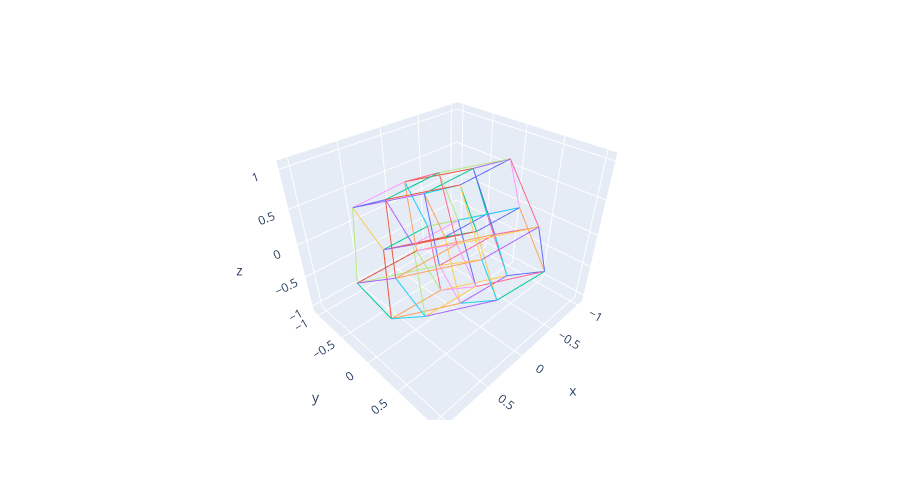

The notebook cell this image was saved under:
### Markdown cell above
And I guess that means I could project a 5-cube into a randomly oriented 3D space:

### Code cell
# project 5-cube into randomly oriented 3-space and draw in 3D
draw3d(project_subspace(edges5d,rand_subspace(5,3)))

### Figure 1 — Plotly figure (JSON) as saved in the notebook; plotly's stock layout.template omitted (floating-point values rounded to 4 significant figures)
{"data": [{"hovertemplate": "color=0.0<br>x=%{x}<br>y=%{y}<br>z=%{z}<extra></extra>", "legendgroup": "0.0", "line": {"color": "#636efa", "dash": "solid"}, "marker": {"symbol": "circle"}, "mode": "lines", "name": "0.0", "scene": "scene", "showlegend": true, "type": "scatter3d", "x": [-0.01219, 0.4647], "y": [-0.415, 0.377], "z": [0.4577, 0.1659]}, {"hovertemplate": "color=1.0<br>x=%{x}<br>y=%{y}<br>z=%{z}<extra></extra>", "legendgroup": "1.0", "line": {"color": "#00cc96", "dash": "solid"}, "marker": {"symbol": "circle"}, "mode": "lines", "name": "1.0", "scene": "scene", "showlegend": true, "type": "scatter3d", "x": [-0.01219, -0.5425], "y": [-0.415, -0.2349], "z": [0.4577, 0.6374]}, {"hovertemplate": "color=2.0<br>x=%{x}<br>y=%{y}<br>z=%{z}<extra></extra>", "legendgroup": "2.0", "line": {"color": "#ab63fa", "dash": "solid"}, "marker": {"symbol": "circle"}, "mode": "lines", "name": "2.0", "scene": "scene", "showlegend": true, "type": "scatter3d", "x": [-0.01219, 0.5731], "y": [-0.415, -0.8499], "z": [0.4577, 0.3606]}, {"hovertemplate": "color=3.0<br>x=%{x}<br>y=%{y}<br>z=%{z}<extra></extra>", "legendgroup": "3.0", "line": {"color": "#FFA15A", "dash": "solid"}, "marker": {"symbol": "circle"}, "mode": "lines", "name": "3.0", "scene": "scene", "showlegend": true, "type": "scatter3d", "x": [-0.01219, -0.3663], "y": [-0.415, -0.5013], "z": [0.4577, -0.4539]}, {"hovertemplate": "color=4.0<br>x=%{x}<br>y=%{y}<br>z=%{z}<extra></extra>", "legendgroup": "4.0", "line": {"color": "#19d3f3", "dash": "solid"}, "marker": {"symbol": "circle"}, "mode": "lines", "name": "4.0", "scene": "scene", "showlegend": true, "type": "scatter3d", "x": [-0.01219, -0.1656], "y": [-0.415, -0.03584], "z": [0.4577, 0.663]}, {"hovertemplate": "color=5.0<br>x=%{x}<br>y=%{y}<br>z=%{z}<extra></extra>", "legendgroup": "5.0", "line": {"color": "#FF6692", "dash": "solid"}, "marker": {"symbol": "circle"}, "mode": "lines", "name": "5.0", "scene": "scene", "showlegend": true, "type": "scatter3d", "x": [0.4647, -0.06561], "y": [0.377, 0.5571], "z": [0.1659, 0.3456]}, {"hovertemplate": "color=6.0<br>x=%{x}<br>y=%{y}<br>z=%{z}<extra></extra>", "legendgroup": "6.0", "line": {"color": "#B6E880", "dash": "solid"}, "marker": {"symbol": "circle"}, "mode": "lines", "name": "6.0", "scene": "scene", "showlegend": true, "type": "scatter3d", "x": [0.4647, 1.05], "y": [0.377, -0.05795], "z": [0.1659, 0.0688]}, {"hovertemplate": "color=7.0<br>x=%{x}<br>y=%{y}<br>z=%{z}<extra></extra>", "legendgroup": "7.0", "line": {"color": "#FF97FF", "dash": "solid"}, "marker": {"symbol": "circle"}, "mode": "lines", "name": "7.0", "scene": "scene", "showlegend": true, "type": "scatter3d", "x": [0.4647, 0.1106], "y": [0.377, 0.2907], "z": [0.1659, -0.7457]}, {"hovertemplate": "color=8.0<br>x=%{x}<br>y=%{y}<br>z=%{z}<extra></extra>", "legendgroup": "8.0", "line": {"color": "#FECB52", "dash": "solid"}, "marker": {"symbol": "circle"}, "mode": "lines", "name": "8.0", "scene": "scene", "showlegend": true, "type": "scatter3d", "x": [0.4647, 0.3113], "y": [0.377, 0.7561], "z": [0.1659, 0.3712]}, {"hovertemplate": "color=9.0<br>x=%{x}<br>y=%{y}<br>z=%{z}<extra></extra>", "legendgroup": "9.0", "line": {"color": "#636efa", "dash": "solid"}, "marker": {"symbol": "circle"}, "mode": "lines", "name": "9.0", "scene": "scene", "showlegend": true, "type": "scatter3d", "x": [-0.5425, -0.06561], "y": [-0.2349, 0.5571], "z": [0.6374, 0.3456]}, {"hovertemplate": "color=10.0<br>x=%{x}<br>y=%{y}<br>z=%{z}<extra></extra>", "legendgroup": "10.0", "line": {"color": "#EF553B", "dash": "solid"}, "marker": {"symbol": "circle"}, "mode": "lines", "name": "10.0", "scene": "scene", "showlegend": true, "type": "scatter3d", "x": [-0.5425, 0.04279], "y": [-0.2349, -0.6698], "z": [0.6374, 0.5404]}, {"hovertemplate": "color=11.0<br>x=%{x}<br>y=%{y}<br>z=%{z}<extra></extra>", "legendgroup": "11.0", "line": {"color": "#00cc96", "dash": "solid"}, "marker": {"symbol": "circle"}, "mode": "lines", "name": "11.0", "scene": "scene", "showlegend": true, "type": "scatter3d", "x": [-0.5425, -0.8965], "y": [-0.2349, -0.3212], "z": [0.6374, -0.2742]}, {"hovertemplate": "color=12.0<br>x=%{x}<br>y=%{y}<br>z=%{z}<extra></extra>", "legendgroup": "12.0", "line": {"color": "#ab63fa", "dash": "solid"}, "marker": {"symbol": "circle"}, "mode": "lines", "name": "12.0", "scene": "scene", "showlegend": true, "type": "scatter3d", "x": [-0.5425, -0.6958], "y": [-0.2349, 0.1443], "z": [0.6374, 0.8428]}, {"hovertemplate": "color=13.0<br>x=%{x}<br>y=%{y}<br>z=%{z}<extra></extra>", "legendgroup": "13.0", "line": {"color": "#FFA15A", "dash": "solid"}, "marker": {"symbol": "circle"}, "mode": "lines", "name": "13.0", "scene": "scene", "showlegend": true, "type": "scatter3d", "x": [-0.06561, 0.5196], "y": [0.5571, 0.1222], "z": [0.3456, 0.2485]}, {"hovertemplate": "color=14.0<br>x=%{x}<br>y=%{y}<br>z=%{z}<extra></extra>", "legendgroup": "14.0", "line": {"color": "#19d3f3", "dash": "solid"}, "marker": {"symbol": "circle"}, "mode": "lines", "name": "14.0", "scene": "scene", "showlegend": true, "type": "scatter3d", "x": [-0.06561, -0.4197], "y": [0.5571, 0.4708], "z": [0.3456, -0.566]}, {"hovertemplate": "color=15.0<br>x=%{x}<br>y=%{y}<br>z=%{z}<extra></extra>", "legendgroup": "15.0", "line": {"color": "#FF6692", "dash": "solid"}, "marker": {"symbol": "circle"}, "mode": "lines", "name": "15.0", "scene": "scene", "showlegend": true, "type": "scatter3d", "x": [-0.06561, -0.219], "y": [0.5571, 0.9362], "z": [0.3456, 0.5509]}, {"hovertemplate": "color=16.0<br>x=%{x}<br>y=%{y}<br>z=%{z}<extra></extra>", "legendgroup": "16.0", "line": {"color": "#B6E880", "dash": "solid"}, "marker": {"symbol": "circle"}, "mode": "lines", "name": "16.0", "scene": "scene", "showlegend": true, "type": "scatter3d", "x": [0.5731, 1.05], "y": [-0.8499, -0.05795], "z": [0.3606, 0.0688]}, {"hovertemplate": "color=17.0<br>x=%{x}<br>y=%{y}<br>z=%{z}<extra></extra>", "legendgroup": "17.0", "line": {"color": "#FF97FF", "dash": "solid"}, "marker": {"symbol": "circle"}, "mode": "lines", "name": "17.0", "scene": "scene", "showlegend": true, "type": "scatter3d", "x": [0.5731, 0.04279], "y": [-0.8499, -0.6698], "z": [0.3606, 0.5404]}, {"hovertemplate": "color=18.0<br>x=%{x}<br>y=%{y}<br>z=%{z}<extra></extra>", "legendgroup": "18.0", "line": {"color": "#FECB52", "dash": "solid"}, "marker": {"symbol": "circle"}, "mode": "lines", "name": "18.0", "scene": "scene", "showlegend": true, "type": "scatter3d", "x": [0.5731, 0.219], "y": [-0.8499, -0.9362], "z": [0.3606, -0.5509]}, {"hovertemplate": "color=19.0<br>x=%{x}<br>y=%{y}<br>z=%{z}<extra></extra>", "legendgroup": "19.0", "line": {"color": "#636efa", "dash": "solid"}, "marker": {"symbol": "circle"}, "mode": "lines", "name": "19.0", "scene": "scene", "showlegend": true, "type": "scatter3d", "x": [0.5731, 0.4197], "y": [-0.8499, -0.4708], "z": [0.3606, 0.566]}, {"hovertemplate": "color=20.0<br>x=%{x}<br>y=%{y}<br>z=%{z}<extra></extra>", "legendgroup": "20.0", "line": {"color": "#EF553B", "dash": "solid"}, "marker": {"symbol": "circle"}, "mode": "lines", "name": "20.0", "scene": "scene", "showlegend": true, "type": "scatter3d", "x": [1.05, 0.5196], "y": [-0.05795, 0.1222], "z": [0.0688, 0.2485]}, {"hovertemplate": "color=21.0<br>x=%{x}<br>y=%{y}<br>z=%{z}<extra></extra>", "legendgroup": "21.0", "line": {"color": "#00cc96", "dash": "solid"}, "marker": {"symbol": "circle"}, "mode": "lines", "name": "21.0", "scene": "scene", "showlegend": true, "type": "scatter3d", "x": [1.05, 0.6958], "y": [-0.05795, -0.1443], "z": [0.0688, -0.8428]}, {"hovertemplate": "color=22.0<br>x=%{x}<br>y=%{y}<br>z=%{z}<extra></extra>", "legendgroup": "22.0", "line": {"color": "#ab63fa", "dash": "solid"}, "marker": {"symbol": "circle"}, "mode": "lines", "name": "22.0", "scene": "scene", "showlegend": true, "type": "scatter3d", "x": [1.05, 0.8965], "y": [-0.05795, 0.3212], "z": [0.0688, 0.2742]}, {"hovertemplate": "color=23.0<br>x=%{x}<br>y=%{y}<br>z=%{z}<extra></extra>", "legendgroup": "23.0", "line": {"color": "#FFA15A", "dash": "solid"}, "marker": {"symbol": "circle"}, "mode": "lines", "name": "23.0", "scene": "scene", "showlegend": true, "type": "scatter3d", "x": [0.04279, 0.5196], "y": [-0.6698, 0.1222], "z": [0.5404, 0.2485]}, {"hovertemplate": "color=24.0<br>x=%{x}<br>y=%{y}<br>z=%{z}<extra></extra>", "legendgroup": "24.0", "line": {"color": "#19d3f3", "dash": "solid"}, "marker": {"symbol": "circle"}, "mode": "lines", "name": "24.0", "scene": "scene", "showlegend": true, "type": "scatter3d", "x": [0.04279, -0.3113], "y": [-0.6698, -0.7561], "z": [0.5404, -0.3712]}, {"hovertemplate": "color=25.0<br>x=%{x}<br>y=%{y}<br>z=%{z}<extra></extra>", "legendgroup": "25.0", "line": {"color": "#FF6692", "dash": "solid"}, "marker": {"symbol": "circle"}, "mode": "lines", "name": "25.0", "scene": "scene", "showlegend": true, "type": "scatter3d", "x": [0.04279, -0.1106], "y": [-0.6698, -0.2907], "z": [0.5404, 0.7457]}, {"hovertemplate": "color=26.0<br>x=%{x}<br>y=%{y}<br>z=%{z}<extra></extra>", "legendgroup": "26.0", "line": {"color": "#B6E880", "dash": "solid"}, "marker": {"symbol": "circle"}, "mode": "lines", "name": "26.0", "scene": "scene", "showlegend": true, "type": "scatter3d", "x": [0.5196, 0.1656], "y": [0.1222, 0.03584], "z": [0.2485, -0.663]}, {"hovertemplate": "color=27.0<br>x=%{x}<br>y=%{y}<br>z=%{z}<extra></extra>", "legendgroup": "27.0", "line": {"color": "#FF97FF", "dash": "solid"}, "marker": {"symbol": "circle"}, "mode": "lines", "name": "27.0", "scene": "scene", "showlegend": true, "type": "scatter3d", "x": [0.5196, 0.3663], "y": [0.1222, 0.5013], "z": [0.2485, 0.4539]}, {"hovertemplate": "color=28.0<br>x=%{x}<br>y=%{y}<br>z=%{z}<extra></extra>", "legendgroup": "28.0", "line": {"color": "#FECB52", "dash": "solid"}, "marker": {"symbol": "circle"}, "mode": "lines", "name": "28.0", "scene": "scene", "showlegend": true, "type": "scatter3d", "x": [-0.3663, 0.1106], "y": [-0.5013, 0.2907], "z": [-0.4539, -0.7457]}, {"hovertemplate": "color=29.0<br>x=%{x}<br>y=%{y}<br>z=%{z}<extra></extra>", "legendgroup": "29.0", "line": {"color": "#636efa", "dash": "solid"}, "marker": {"symbol": "circle"}, "mode": "lines", "name": "29.0", "scene": "scene", "showlegend": true, "type": "scatter3d", "x": [-0.3663, -0.8965], "y": [-0.5013, -0.3212], "z": [-0.4539, -0.2742]}, {"hovertemplate": "color=30.0<br>x=%{x}<br>y=%{y}<br>z=%{z}<extra></extra>", "legendgroup": "30.0", "line": {"color": "#EF553B", "dash": "solid"}, "marker": {"symbol": "circle"}, "mode": "lines", "name": "30.0", "scene": "scene", "showlegend": true, "type": "scatter3d", "x": [-0.3663, 0.219], "y": [-0.5013, -0.9362], "z": [-0.4539, -0.5509]}, {"hovertemplate": "color=31.0<br>x=%{x}<br>y=%{y}<br>z=%{z}<extra></extra>", "legendgroup": "31.0", "line": {"color": "#00cc96", "dash": "solid"}, "marker": {"symbol": "circle"}, "mode": "lines", "name": "31.0", "scene": "scene", "showlegend": true, "type": "scatter3d", "x": [-0.3663, -0.5196], "y": [-0.5013, -0.1222], "z": [-0.4539, -0.2485]}, {"hovertemplate": "color=32.0<br>x=%{x}<br>y=%{y}<br>z=%{z}<extra></extra>", "legendgroup": "32.0", "line": {"color": "#ab63fa", "dash": "solid"}, "marker": {"symbol": "circle"}, "mode": "lines", "name": "32.0", "scene": "scene", "showlegend": true, "type": "scatter3d", "x": [0.1106, -0.4197], "y": [0.2907, 0.4708], "z": [-0.7457, -0.566]}, {"hovertemplate": "color=33.0<br>x=%{x}<br>y=%{y}<br>z=%{z}<extra></extra>", "legendgroup": "33.0", "line": {"color": "#FFA15A", "dash": "solid"}, "marker": {"symbol": "circle"}, "mode": "lines", "name": "33.0", "scene": "scene", "showlegend": true, "type": "scatter3d", "x": [0.1106, 0.6958], "y": [0.2907, -0.1443], "z": [-0.7457, -0.8428]}, {"hovertemplate": "color=34.0<br>x=%{x}<br>y=%{y}<br>z=%{z}<extra></extra>", "legendgroup": "34.0", "line": {"color": "#19d3f3", "dash": "solid"}, "marker": {"symbol": "circle"}, "mode": "lines", "name": "34.0", "scene": "scene", "showlegend": true, "type": "scatter3d", "x": [0.1106, -0.04279], "y": [0.2907, 0.6698], "z": [-0.7457, -0.5404]}, {"hovertemplate": "color=35.0<br>x=%{x}<br>y=%{y}<br>z=%{z}<extra></extra>", "legendgroup": "35.0", "line": {"color": "#FF6692", "dash": "solid"}, "marker": {"symbol": "circle"}, "mode": "lines", "name": "35.0", "scene": "scene", "showlegend": true, "type": "scatter3d", "x": [-0.8965, -0.4197], "y": [-0.3212, 0.4708], "z": [-0.2742, -0.566]}, {"hovertemplate": "color=36.0<br>x=%{x}<br>y=%{y}<br>z=%{z}<extra></extra>", "legendgroup": "36.0", "line": {"color": "#B6E880", "dash": "solid"}, "marker": {"symbol": "circle"}, "mode": "lines", "name": "36.0", "scene": "scene", "showlegend": true, "type": "scatter3d", "x": [-0.8965, -0.3113], "y": [-0.3212, -0.7561], "z": [-0.2742, -0.3712]}, {"hovertemplate": "color=37.0<br>x=%{x}<br>y=%{y}<br>z=%{z}<extra></extra>", "legendgroup": "37.0", "line": {"color": "#FF97FF", "dash": "solid"}, "marker": {"symbol": "circle"}, "mode": "lines", "name": "37.0", "scene": "scene", "showlegend": true, "type": "scatter3d", "x": [-0.8965, -1.05], "y": [-0.3212, 0.05795], "z": [-0.2742, -0.0688]}, {"hovertemplate": "color=38.0<br>x=%{x}<br>y=%{y}<br>z=%{z}<extra></extra>", "legendgroup": "38.0", "line": {"color": "#FECB52", "dash": "solid"}, "marker": {"symbol": "circle"}, "mode": "lines", "name": "38.0", "scene": "scene", "showlegend": true, "type": "scatter3d", "x": [-0.4197, 0.1656], "y": [0.4708, 0.03584], "z": [-0.566, -0.663]}, {"hovertemplate": "color=39.0<br>x=%{x}<br>y=%{y}<br>z=%{z}<extra></extra>", "legendgroup": "39.0", "line": {"color": "#636efa", "dash": "solid"}, "marker": {"symbol": "circle"}, "mode": "lines", "name": "39.0", "scene": "scene", "showlegend": true, "type": "scatter3d", "x": [-0.4197, -0.5731], "y": [0.4708, 0.8499], "z": [-0.566, -0.3606]}, {"hovertemplate": "color=40.0<br>x=%{x}<br>y=%{y}<br>z=%{z}<extra></extra>", "legendgroup": "40.0", "line": {"color": "#EF553B", "dash": "solid"}, "marker": {"symbol": "circle"}, "mode": "lines", "name": "40.0", "scene": "scene", "showlegend": true, "type": "scatter3d", "x": [0.219, 0.6958], "y": [-0.9362, -0.1443], "z": [-0.5509, -0.8428]}, {"hovertemplate": "color=41.0<br>x=%{x}<br>y=%{y}<br>z=%{z}<extra></extra>", "legendgroup": "41.0", "line": {"color": "#00cc96", "dash": "solid"}, "marker": {"symbol": "circle"}, "mode": "lines", "name": "41.0", "scene": "scene", "showlegend": true, "type": "scatter3d", "x": [0.219, -0.3113], "y": [-0.9362, -0.7561], "z": [-0.5509, -0.3712]}, {"hovertemplate": "color=42.0<br>x=%{x}<br>y=%{y}<br>z=%{z}<extra></extra>", "legendgroup": "42.0", "line": {"color": "#ab63fa", "dash": "solid"}, "marker": {"symbol": "circle"}, "mode": "lines", "name": "42.0", "scene": "scene", "showlegend": true, "type": "scatter3d", "x": [0.219, 0.06561], "y": [-0.9362, -0.5571], "z": [-0.5509, -0.3456]}, {"hovertemplate": "color=43.0<br>x=%{x}<br>y=%{y}<br>z=%{z}<extra></extra>", "legendgroup": "43.0", "line": {"color": "#FFA15A", "dash": "solid"}, "marker": {"symbol": "circle"}, "mode": "lines", "name": "43.0", "scene": "scene", "showlegend": true, "type": "scatter3d", "x": [0.6958, 0.1656], "y": [-0.1443, 0.03584], "z": [-0.8428, -0.663]}, {"hovertemplate": "color=44.0<br>x=%{x}<br>y=%{y}<br>z=%{z}<extra></extra>", "legendgroup": "44.0", "line": {"color": "#19d3f3", "dash": "solid"}, "marker": {"symbol": "circle"}, "mode": "lines", "name": "44.0", "scene": "scene", "showlegend": true, "type": "scatter3d", "x": [0.6958, 0.5425], "y": [-0.1443, 0.2349], "z": [-0.8428, -0.6374]}, {"hovertemplate": "color=45.0<br>x=%{x}<br>y=%{y}<br>z=%{z}<extra></extra>", "legendgroup": "45.0", "line": {"color": "#FF6692", "dash": "solid"}, "marker": {"symbol": "circle"}, "mode": "lines", "name": "45.0", "scene": "scene", "showlegend": true, "type": "scatter3d", "x": [-0.3113, 0.1656], "y": [-0.7561, 0.03584], "z": [-0.3712, -0.663]}, {"hovertemplate": "color=46.0<br>x=%{x}<br>y=%{y}<br>z=%{z}<extra></extra>", "legendgroup": "46.0", "line": {"color": "#B6E880", "dash": "solid"}, "marker": {"symbol": "circle"}, "mode": "lines", "name": "46.0", "scene": "scene", "showlegend": true, "type": "scatter3d", "x": [-0.3113, -0.4647], "y": [-0.7561, -0.377], "z": [-0.3712, -0.1659]}, {"hovertemplate": "color=47.0<br>x=%{x}<br>y=%{y}<br>z=%{z}<extra></extra>", "legendgroup": "47.0", "line": {"color": "#FF97FF", "dash": "solid"}, "marker": {"symbol": "circle"}, "mode": "lines", "name": "47.0", "scene": "scene", "showlegend": true, "type": "scatter3d", "x": [0.1656, 0.01219], "y": [0.03584, 0.415], "z": [-0.663, -0.4577]}, {"hovertemplate": "color=48.0<br>x=%{x}<br>y=%{y}<br>z=%{z}<extra></extra>", "legendgroup": "48.0", "line": {"color": "#FECB52", "dash": "solid"}, "marker": {"symbol": "circle"}, "mode": "lines", "name": "48.0", "scene": "scene", "showlegend": true, "type": "scatter3d", "x": [-0.1656, 0.3113], "y": [-0.03584, 0.7561], "z": [0.663, 0.3712]}, {"hovertemplate": "color=49.0<br>x=%{x}<br>y=%{y}<br>z=%{z}<extra></extra>", "legendgroup": "49.0", "line": {"color": "#636efa", "dash": "solid"}, "marker": {"symbol": "circle"}, "mode": "lines", "name": "49.0", "scene": "scene", "showlegend": true, "type": "scatter3d", "x": [-0.1656, -0.6958], "y": [-0.03584, 0.1443], "z": [0.663, 0.8428]}, {"hovertemplate": "color=50.0<br>x=%{x}<br>y=%{y}<br>z=%{z}<extra></extra>", "legendgroup": "50.0", "line": {"color": "#EF553B", "dash": "solid"}, "marker": {"symbol": "circle"}, "mode": "lines", "name": "50.0", "scene": "scene", "showlegend": true, "type": "scatter3d", "x": [-0.1656, 0.4197], "y": [-0.03584, -0.4708], "z": [0.663, 0.566]}, {"hovertemplate": "color=51.0<br>x=%{x}<br>y=%{y}<br>z=%{z}<extra></extra>", "legendgroup": "51.0", "line": {"color": "#00cc96", "dash": "solid"}, "marker": {"symbol": "circle"}, "mode": "lines", "name": "51.0", "scene": "scene", "showlegend": true, "type": "scatter3d", "x": [-0.1656, -0.5196], "y": [-0.03584, -0.1222], "z": [0.663, -0.2485]}, {"hovertemplate": "color=52.0<br>x=%{x}<br>y=%{y}<br>z=%{z}<extra></extra>", "legendgroup": "52.0", "line": {"color": "#ab63fa", "dash": "solid"}, "marker": {"symbol": "circle"}, "mode": "lines", "name": "52.0", "scene": "scene", "showlegend": true, "type": "scatter3d", "x": [0.3113, -0.219], "y": [0.7561, 0.9362], "z": [0.3712, 0.5509]}, {"hovertemplate": "color=53.0<br>x=%{x}<br>y=%{y}<br>z=%{z}<extra></extra>", "legendgroup": "53.0", "line": {"color": "#FFA15A", "dash": "solid"}, "marker": {"symbol": "circle"}, "mode": "lines", "name": "53.0", "scene": "scene", "showlegend": true, "type": "scatter3d", "x": [0.3113, 0.8965], "y": [0.7561, 0.3212], "z": [0.3712, 0.2742]}, {"hovertemplate": "color=54.0<br>x=%{x}<br>y=%{y}<br>z=%{z}<extra></extra>", "legendgroup": "54.0", "line": {"color": "#19d3f3", "dash": "solid"}, "marker": {"symbol": "circle"}, "mode": "lines", "name": "54.0", "scene": "scene", "showlegend": true, "type": "scatter3d", "x": [0.3113, -0.04279], "y": [0.7561, 0.6698], "z": [0.3712, -0.5404]}, {"hovertemplate": "color=55.0<br>x=%{x}<br>y=%{y}<br>z=%{z}<extra></extra>", "legendgroup": "55.0", "line": {"color": "#FF6692", "dash": "solid"}, "marker": {"symbol": "circle"}, "mode": "lines", "name": "55.0", "scene": "scene", "showlegend": true, "type": "scatter3d", "x": [-0.6958, -0.219], "y": [0.1443, 0.9362], "z": [0.8428, 0.5509]}, {"hovertemplate": "color=56.0<br>x=%{x}<br>y=%{y}<br>z=%{z}<extra></extra>", "legendgroup": "56.0", "line": {"color": "#B6E880", "dash": "solid"}, "marker": {"symbol": "circle"}, "mode": "lines", "name": "56.0", "scene": "scene", "showlegend": true, "type": "scatter3d", "x": [-0.6958, -0.1106], "y": [0.1443, -0.2907], "z": [0.8428, 0.7457]}, {"hovertemplate": "color=57.0<br>x=%{x}<br>y=%{y}<br>z=%{z}<extra></extra>", "legendgroup": "57.0", "line": {"color": "#FF97FF", "dash": "solid"}, "marker": {"symbol": "circle"}, "mode": "lines", "name": "57.0", "scene": "scene", "showlegend": true, "type": "scatter3d", "x": [-0.6958, -1.05], "y": [0.1443, 0.05795], "z": [0.8428, -0.0688]}, {"hovertemplate": "color=58.0<br>x=%{x}<br>y=%{y}<br>z=%{z}<extra></extra>", "legendgroup": "58.0", "line": {"color": "#FECB52", "dash": "solid"}, "marker": {"symbol": "circle"}, "mode": "lines", "name": "58.0", "scene": "scene", "showlegend": true, "type": "scatter3d", "x": [-0.219, 0.3663], "y": [0.9362, 0.5013], "z": [0.5509, 0.4539]}, {"hovertemplate": "color=59.0<br>x=%{x}<br>y=%{y}<br>z=%{z}<extra></extra>", "legendgroup": "59.0", "line": {"color": "#636efa", "dash": "solid"}, "marker": {"symbol": "circle"}, "mode": "lines", "name": "59.0", "scene": "scene", "showlegend": true, "type": "scatter3d", "x": [-0.219, -0.5731], "y": [0.9362, 0.8499], "z": [0.5509, -0.3606]}, {"hovertemplate": "color=60.0<br>x=%{x}<br>y=%{y}<br>z=%{z}<extra></extra>", "legendgroup": "60.0", "line": {"color": "#EF553B", "dash": "solid"}, "marker": {"symbol": "circle"}, "mode": "lines", "name": "60.0", "scene": "scene", "showlegend": true, "type": "scatter3d", "x": [0.4197, 0.8965], "y": [-0.4708, 0.3212], "z": [0.566, 0.2742]}, {"hovertemplate": "color=61.0<br>x=%{x}<br>y=%{y}<br>z=%{z}<extra></extra>", "legendgroup": "61.0", "line": {"color": "#00cc96", "dash": "solid"}, "marker": {"symbol": "circle"}, "mode": "lines", "name": "61.0", "scene": "scene", "showlegend": true, "type": "scatter3d", "x": [0.4197, -0.1106], "y": [-0.4708, -0.2907], "z": [0.566, 0.7457]}, {"hovertemplate": "color=62.0<br>x=%{x}<br>y=%{y}<br>z=%{z}<extra></extra>", "legendgroup": "62.0", "line": {"color": "#ab63fa", "dash": "solid"}, "marker": {"symbol": "circle"}, "mode": "lines", "name": "62.0", "scene": "scene", "showlegend": true, "type": "scatter3d", "x": [0.4197, 0.06561], "y": [-0.4708, -0.5571], "z": [0.566, -0.3456]}, {"hovertemplate": "color=63.0<br>x=%{x}<br>y=%{y}<br>z=%{z}<extra></extra>", "legendgroup": "63.0", "line": {"color": "#FFA15A", "dash": "solid"}, "marker": {"symbol": "circle"}, "mode": "lines", "name": "63.0", "scene": "scene", "showlegend": true, "type": "scatter3d", "x": [0.8965, 0.3663], "y": [0.3212, 0.5013], "z": [0.2742, 0.4539]}, {"hovertemplate": "color=64.0<br>x=%{x}<br>y=%{y}<br>z=%{z}<extra></extra>", "legendgroup": "64.0", "line": {"color": "#19d3f3", "dash": "solid"}, "marker": {"symbol": "circle"}, "mode": "lines", "name": "64.0", "scene": "scene", "showlegend": true, "type": "scatter3d", "x": [0.8965, 0.5425], "y": [0.3212, 0.2349], "z": [0.2742, -0.6374]}, {"hovertemplate": "color=65.0<br>x=%{x}<br>y=%{y}<br>z=%{z}<extra></extra>", "legendgroup": "65.0", "line": {"color": "#FF6692", "dash": "solid"}, "marker": {"symbol": "circle"}, "mode": "lines", "name": "65.0", "scene": "scene", "showlegend": true, "type": "scatter3d", "x": [-0.1106, 0.3663], "y": [-0.2907, 0.5013], "z": [0.7457, 0.4539]}, {"hovertemplate": "color=66.0<br>x=%{x}<br>y=%{y}<br>z=%{z}<extra></extra>", "legendgroup": "66.0", "line": {"color": "#B6E880", "dash": "solid"}, "marker": {"symbol": "circle"}, "mode": "lines", "name": "66.0", "scene": "scene", "showlegend": true, "type": "scatter3d", "x": [-0.1106, -0.4647], "y": [-0.2907, -0.377], "z": [0.7457, -0.1659]}, {"hovertemplate": "color=67.0<br>x=%{x}<br>y=%{y}<br>z=%{z}<extra></extra>", "legendgroup": "67.0", "line": {"color": "#FF97FF", "dash": "solid"}, "marker": {"symbol": "circle"}, "mode": "lines", "name": "67.0", "scene": "scene", "showlegend": true, "type": "scatter3d", "x": [0.3663, 0.01219], "y": [0.5013, 0.415], "z": [0.4539, -0.4577]}, {"hovertemplate": "color=68.0<br>x=%{x}<br>y=%{y}<br>z=%{z}<extra></extra>", "legendgroup": "68.0", "line": {"color": "#FECB52", "dash": "solid"}, "marker": {"symbol": "circle"}, "mode": "lines", "name": "68.0", "scene": "scene", "showlegend": true, "type": "scatter3d", "x": [-0.5196, -0.04279], "y": [-0.1222, 0.6698], "z": [-0.2485, -0.5404]}, {"hovertemplate": "color=69.0<br>x=%{x}<br>y=%{y}<br>z=%{z}<extra></extra>", "legendgroup": "69.0", "line": {"color": "#636efa", "dash": "solid"}, "marker": {"symbol": "circle"}, "mode": "lines", "name": "69.0", "scene": "scene", "showlegend": true, "type": "scatter3d", "x": [-0.5196, -1.05], "y": [-0.1222, 0.05795], "z": [-0.2485, -0.0688]}, {"hovertemplate": "color=70.0<br>x=%{x}<br>y=%{y}<br>z=%{z}<extra></extra>", "legendgroup": "70.0", "line": {"color": "#EF553B", "dash": "solid"}, "marker": {"symbol": "circle"}, "mode": "lines", "name": "70.0", "scene": "scene", "showlegend": true, "type": "scatter3d", "x": [-0.5196, 0.06561], "y": [-0.1222, -0.5571], "z": [-0.2485, -0.3456]}, {"hovertemplate": "color=71.0<br>x=%{x}<br>y=%{y}<br>z=%{z}<extra></extra>", "legendgroup": "71.0", "line": {"color": "#00cc96", "dash": "solid"}, "marker": {"symbol": "circle"}, "mode": "lines", "name": "71.0", "scene": "scene", "showlegend": true, "type": "scatter3d", "x": [-0.04279, -0.5731], "y": [0.6698, 0.8499], "z": [-0.5404, -0.3606]}, {"hovertemplate": "color=72.0<br>x=%{x}<br>y=%{y}<br>z=%{z}<extra></extra>", "legendgroup": "72.0", "line": {"color": "#ab63fa", "dash": "solid"}, "marker": {"symbol": "circle"}, "mode": "lines", "name": "72.0", "scene": "scene", "showlegend": true, "type": "scatter3d", "x": [-0.04279, 0.5425], "y": [0.6698, 0.2349], "z": [-0.5404, -0.6374]}, {"hovertemplate": "color=73.0<br>x=%{x}<br>y=%{y}<br>z=%{z}<extra></extra>", "legendgroup": "73.0", "line": {"color": "#FFA15A", "dash": "solid"}, "marker": {"symbol": "circle"}, "mode": "lines", "name": "73.0", "scene": "scene", "showlegend": true, "type": "scatter3d", "x": [-1.05, -0.5731], "y": [0.05795, 0.8499], "z": [-0.0688, -0.3606]}, {"hovertemplate": "color=74.0<br>x=%{x}<br>y=%{y}<br>z=%{z}<extra></extra>", "legendgroup": "74.0", "line": {"color": "#19d3f3", "dash": "solid"}, "marker": {"symbol": "circle"}, "mode": "lines", "name": "74.0", "scene": "scene", "showlegend": true, "type": "scatter3d", "x": [-1.05, -0.4647], "y": [0.05795, -0.377], "z": [-0.0688, -0.1659]}, {"hovertemplate": "color=75.0<br>x=%{x}<br>y=%{y}<br>z=%{z}<extra></extra>", "legendgroup": "75.0", "line": {"color": "#FF6692", "dash": "solid"}, "marker": {"symbol": "circle"}, "mode": "lines", "name": "75.0", "scene": "scene", "showlegend": true, "type": "scatter3d", "x": [-0.5731, 0.01219], "y": [0.8499, 0.415], "z": [-0.3606, -0.4577]}, {"hovertemplate": "color=76.0<br>x=%{x}<br>y=%{y}<br>z=%{z}<extra></extra>", "legendgroup": "76.0", "line": {"color": "#B6E880", "dash": "solid"}, "marker": {"symbol": "circle"}, "mode": "lines", "name": "76.0", "scene": "scene", "showlegend": true, "type": "scatter3d", "x": [0.06561, 0.5425], "y": [-0.5571, 0.2349], "z": [-0.3456, -0.6374]}, {"hovertemplate": "color=77.0<br>x=%{x}<br>y=%{y}<br>z=%{z}<extra></extra>", "legendgroup": "77.0", "line": {"color": "#FF97FF", "dash": "solid"}, "marker": {"symbol": "circle"}, "mode": "lines", "name": "77.0", "scene": "scene", "showlegend": true, "type": "scatter3d", "x": [0.06561, -0.4647], "y": [-0.5571, -0.377], "z": [-0.3456, -0.1659]}, {"hovertemplate": "color=78.0<br>x=%{x}<br>y=%{y}<br>z=%{z}<extra></extra>", "legendgroup": "78.0", "line": {"color": "#FECB52", "dash": "solid"}, "marker": {"symbol": "circle"}, "mode": "lines", "name": "78.0", "scene": "scene", "showlegend": true, "type": "scatter3d", "x": [0.5425, 0.01219], "y": [0.2349, 0.415], "z": [-0.6374, -0.4577]}, {"hovertemplate": "color=79.0<br>x=%{x}<br>y=%{y}<br>z=%{z}<extra></extra>", "legendgroup": "79.0", "line": {"color": "#636efa", "dash": "solid"}, "marker": {"symbol": "circle"}, "mode": "lines", "name": "79.0", "scene": "scene", "showlegend": true, "type": "scatter3d", "x": [-0.4647, 0.01219], "y": [-0.377, 0.415], "z": [-0.1659, -0.4577]}], "layout": {"height": 500, "legend": {"title": {"text": "color"}, "tracegroupgap": 0}, "margin": {"t": 60}, "scene": {"domain": {"x": [0, 1], "y": [0, 1]}, "xaxis": {"range": [-1.1, 1.1], "title": {"text": "x"}}, "yaxis": {"range": [-1.1, 1.1], "title": {"text": "y"}}, "zaxis": {"range": [-1.1, 1.1], "title": {"text": "z"}}}, "showlegend": false}}
